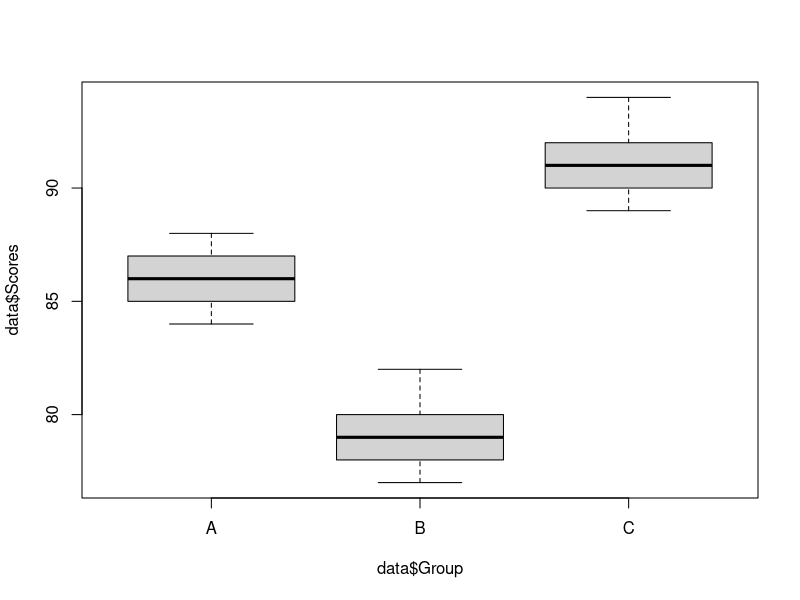
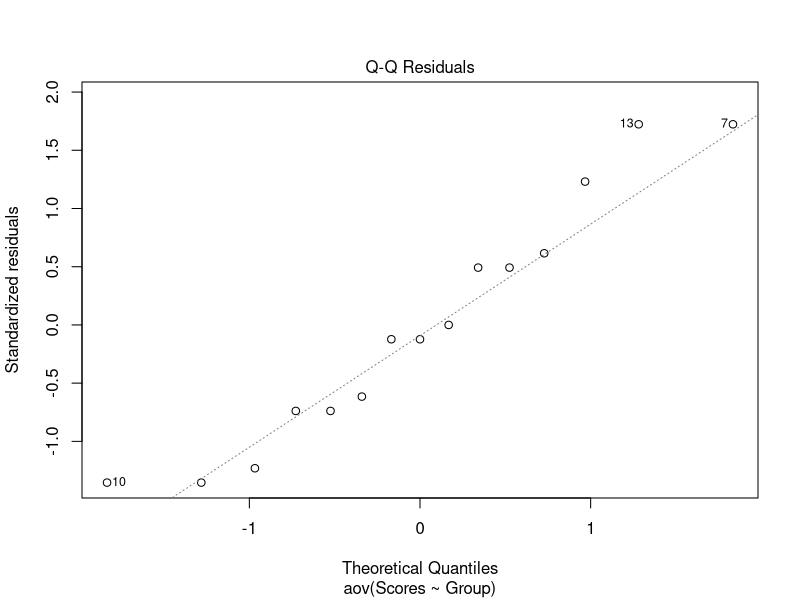
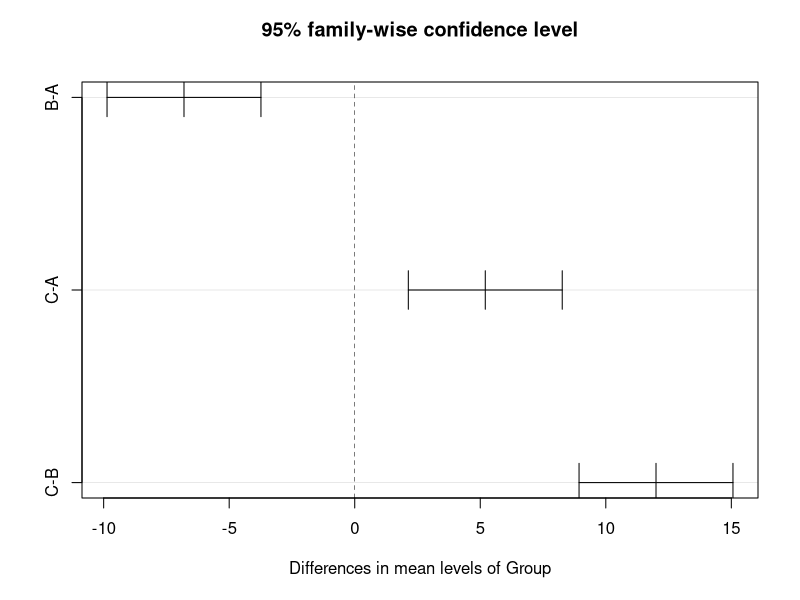

R code for these plots, in order:
#ANOVA(One way Aanalysis of Variance)
#anova is a parametric methid appropriate for comparing the means for 2 or more independent populations 
# Custom data
data <- data.frame(
  Scores = c(85, 87, 88, 86, 84, 
             78, 82, 80, 79, 77, 
             92, 91, 94, 89, 90),
  Group = c(rep("A", 5), rep("B", 5), rep("C", 5))
)

# Print the dataset
print(data)

boxplot(data$Scores~data$Group)

#Ho: Mean Scores is the same for all groups

#doing the anova
anova_result<-aov(Scores~Group,data=data)
print(anova_result)
summary(anova_result)
attributes(anova_result)

#coeffecients of the anova
anova_result$coefficients

#residual diagnostic plot
plot(anova_result,2)

#If ANOVA is significant, we perform a post hoc test to find which group differs
tukey_result<-TukeyHSD(anova_result)
print(tukey_result)
plot(tukey_result)
#all groups show statistically significant diferences in their means

#Kruskal Wallis One way analysis variance is a non parametric quivalent to the one way analysis of variance
kruskal.test(Scores~Group,data=data)
